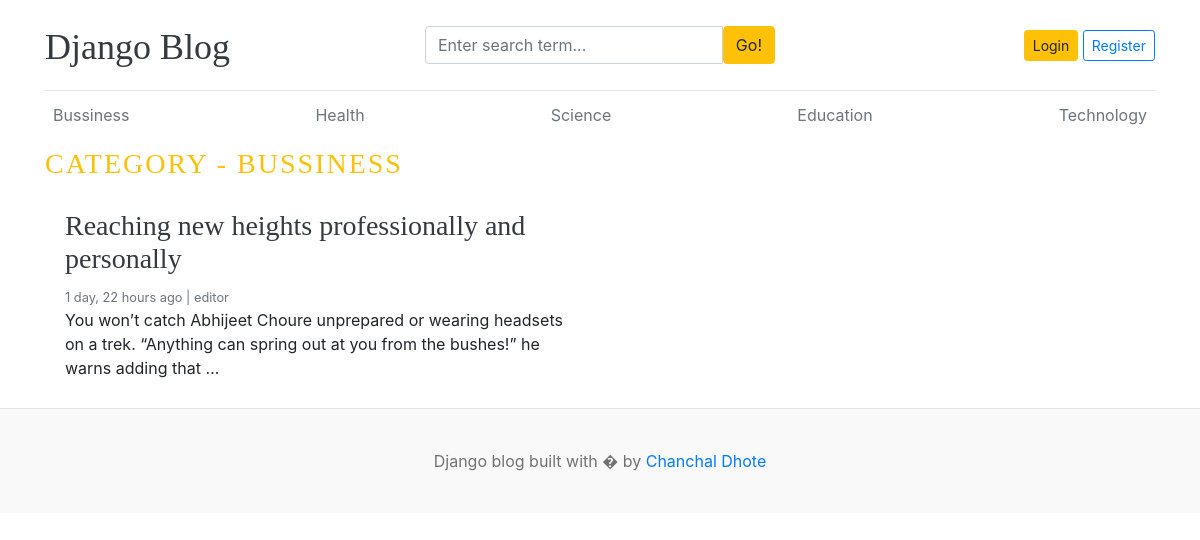
Page /category/1/ on the committed database.
### blogs/models.py (models this page shows, shortened)
class Category(models.Model):
    category_name = models.CharField(max_length=50, unique=True)
    slug = models.SlugField(max_length=100, unique=True, null=True, blank=True)
    created_at = models.DateTimeField(auto_now_add=True)
    updated_at = models.DateTimeField(auto_now=True)
    class Meta:
        verbose_name_plural = 'categories'
    def __str__(self):
        return self.category_name

class Blog(models.Model):
    title = models.CharField(max_length=100)
    slug = models.SlugField(max_length=150, unique=True, blank=True, null=True)
    category =models.ForeignKey(Category,on_delete=models.CASCADE)  #blog post also deleted releted to that catagory
    author = models.ForeignKey(User, on_delete=models.CASCADE) #if the user is deleted then user releted blog post also deleted
    featured_image = models.ImageField(upload_to='uploads/%Y/%m/%d')
    short_description = models.TextField(max_length=500)
    blog_body = models.TextField(max_length=2000)
    status =models.CharField(max_length=20, choices=STATUS_CHOICES, default='Draft')
    is_featured = models.BooleanField(default=False)
    created_at = models.DateTimeField(auto_now_add=True)
    updated_at = models.DateTimeField(auto_now=True)

### blogs/views.py (the view)
# urls.py: path('<int:category_id>/', views.post_by_category, name='post_by_category'),
def post_by_category(request, category_id):
    posts = Blog.objects.filter(status='Published', category=category_id)
    category = get_object_or_404(Category, pk=category_id)
    context = {
        'posts': posts,
        'category': category,
    }
    return render(request, 'post_by_category.html', context)

### blogs/context_processors.py (called while the page is built)
def get_categories(request):
    categories = Category.objects.all()
    return dict(categories=categories)

def get_social_links(request): # data bse mdhy configure karan mg everywhere apply hote
    social_links= SocialLink.objects.all()
    return dict(social_links =social_links)

### templates/post_by_category.html
{% extends 'base.html' %}
  {% block content %}
  <h3 class="text-uppercase text-warning" style="letter-spacing: 2px;">Category - {{ category }}</h3>
  <div class="row mb-2">
    {% if posts %}
    {% for post in posts %}
    <div class="col-md-6">
      <div class="card border-0" >
        <div class="card-body">
          <h3><a href="{% url 'blogs' post.slug  %}" class="text-dark">{{ post.title }}</a></h3>
          <small class="mb-1 text-muted">{{ post.created_at | timesince }} ago | {{ post.author }}</small>
          <p class="card-text">{{ post.short_description | truncatewords:25 }}</p>
        </div>
      </div>
    </div>
    {% endfor %}
    {% else %}
    <p>No posts found</p>
    {% endif %}
  </div>
</div>
{% endblock %}

### templates/base.html (shortened to what this page needs)
{% load static %}
<!DOCTYPE html>
<html lang="en">
<head>
  <link href="https://getbootstrap.com/docs/4.0/dist/css/bootstrap.min.css" rel="stylesheet">
  <link href="{% static 'css/blog.css' %}" rel="stylesheet">
  <link rel="stylesheet" href="https://cdnjs.cloudflare.com/ajax/libs/font-awesome/4.7.0/css/font-awesome.min.css">
</head>
<body>
  <div class="container">
    <header class="blog-header py-3">
      <div class="row flex-nowrap justify-content-between align-items-center">
        <div class="col-4 pt-1">
          <a class="blog-header-logo text-dark" href="/">Django Blog</a>
        </div>
        <div class="col-4">
          <form action="{% url 'search' %}" method="GET">
            <div class="input-group">
              <input class="form-control" type="text"  name="keyword" value="{{ keyword }}" placeholder="Enter search term..." aria-label="Enter">
              <button type="submit"  class="btn btn-warning" id="button-search">Go!</button>
            </div>
          </form>
        </div>
        <div class="col-4 d-flex justify-content-end align-items-center">
        {% if not user.is_authenticated %}
          <a class="btn btn-sm btn-warning" class="btn btn-sm btn-warning" href="{% url 'login' %}">Login</a> &nbsp;
          <a class="btn btn-sm btn-outline-primary" href="{% url 'register' %}">Register</a>
        {% else %}
        <span><a class="btn btn-sm btn-success" href="{% url 'dashboard' %}">Dashboard</a></span>
        &emsp;
        <span><a class="btn btn-sm btn-danger" href="{% url 'logout' %}">Logout</a></span>
        {% endif %}
        </div>
      </div>
    </header>
    <div class="nav-scroller py-1 mb-2">
      <nav class="nav d-flex justify-content-between">
        {% for cat in categories %}
        <a class="p-2 text-muted" href="{% url 'post_by_category' cat.id %}">{{ cat.category_name }}</a>
        {% endfor %}
      </nav>
    </div>
    {% block content %}
    {% endblock %}
    <footer class="blog-footer">
      <p>Django blog built with � by <a href="#">Chanchal Dhote</a></p>
    </footer>
</body>
</html>

### blog_main/static/css/blog.css (style rules this page uses)
.blog-header { border-bottom: 1px solid #e5e5e5; }
.blog-header-logo { font-family: "Playfair Display", Georgia, "Times New Roman", serif; font-size: 2.25rem; }
h1, h2, h3, h4, h5, h6 { font-family: "Playfair Display", Georgia, "Times New Roman", serif; }
.blog-footer { padding: 2.5rem 0; color: #727272; text-align: center; background-color: #f9f9f9; border-top: .05rem solid #e5e5e5; }
.blog-footer p:last-child { margin-bottom: 0; }

### rows in the picture
Category: category_name "Bussiness", category_name "BUSSINESS"
Category: category_name "Health"
Category: category_name "Science"
Category: category_name "Education"
Category: category_name "Technology"
Blog: title "Reaching new heights professionally and personally", created_at "1 day, 22 hours", author "editor", short_description "You won’t catch Abhijeet Choure unprepared or wearing headsets on a trek. “Anything can spring out at you from the bushes!” he warns adding that …"
